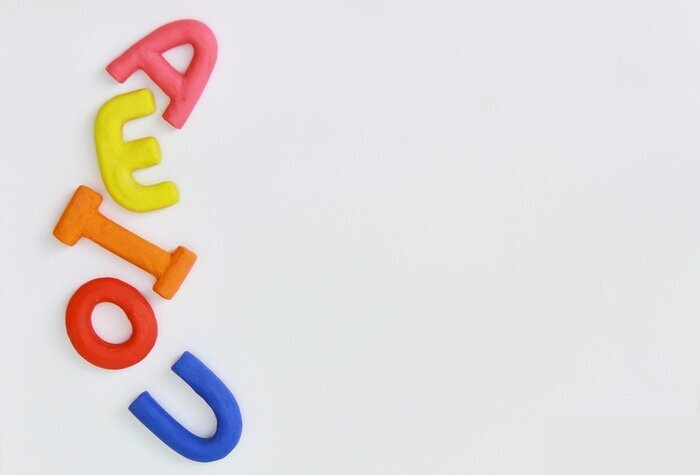
#> input picture objectsCounter/vowels.jpg, 700 x 475 px
$ jupyter execute objects_counter.ipynb
#> lines starting #> are read from the running program, lines starting #| are printed output that depends on the picture; after the words box and inside, x2 and y2 are one past the last pixel; in counts of white or black regions, pixels touching at a corner belong together
Importando as bibliotecas

[cell 1]
import cv2
import numpy as np
import matplotlib.pyplot as plt

Importando Imagem

[cell 2]
image = cv2.imread('vowels.jpg')
#> image is the input picture: shape (475, 700, 3); mean B, G, R 218.8, 219, 225.6
# gray = cv2.cvtColor(image, cv2.COLOR_BGR2GRAY)
# plt.imshow(gray, cmap='gray')

[cell 3]
blur = cv2.GaussianBlur(image, (11, 11), 0)
plt.imshow(blur, cmap='gray')

[cell 4]
canny = cv2.Canny(blur, 30, 150, 3)
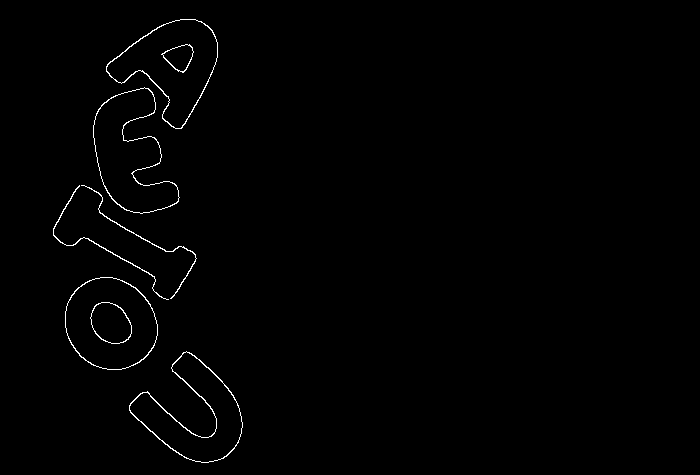
#> canny: shape (475, 700); 0.8% white in thin lines or dots, all inside (x1, y1, x2, y2) = (53, 19, 243, 463)
plt.imshow(canny, cmap='gray')

[cell 5]
dilated = cv2.dilate(canny, (1, 1), iterations=0)
plt.imshow(dilated, cmap='gray')

[cell 6]
(cnt, hierarchy) = cv2.findContours(
    dilated.copy(), cv2.RETR_EXTERNAL, cv2.CHAIN_APPROX_NONE)
#> cnt = 6 contours; box (x1, y1, x2, y2) and area: (65, 277, 158, 370) 6620, (106, 19, 218, 129) 6434, (93, 87, 180, 214) 6069, (129, 351, 243, 463) 5410, (53, 185, 169, 300) 85, (81, 185, 197, 299) 84
rgb = cv2.cvtColor(image, cv2.COLOR_BGR2RGB)
cv2.drawContours(rgb, cnt, -1, (0, 255, 0), 2)
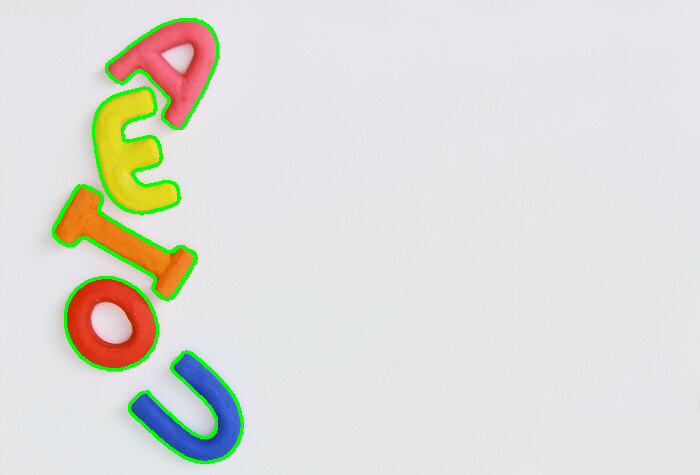
#> rgb: shape (475, 700, 3); mean R, G, B 221.4, 221, 215.7
plt.imshow(rgb)

[cell 7]
print(len(cnt))
#| 6
